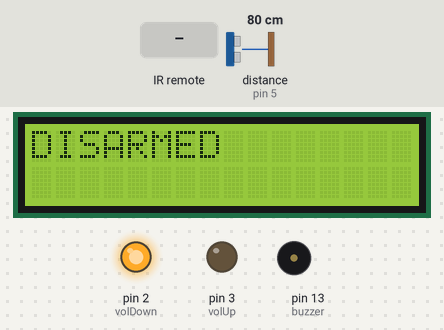
Recording of a sketch running on a simulated Arduino Uno, built with avr-gcc and run on an emulated ATmega328P. Shown: 16×2 character LCD, output pins drawn as LEDs (lit = HIGH), buzzer (waves = sounding, pin HIGH). The inputs (shaded band) are chosen by the test bench; at power-on: distance to the obstacle (sensor on pin 5) 80 cm. The echo pulse lasts 58.3 µs per cm; what the sketch prints to the serial monitor is not drawn.

Above: at 1.2 s.
1.3 s: infrared code 0xBA45FF00 received
At 1.7 s:
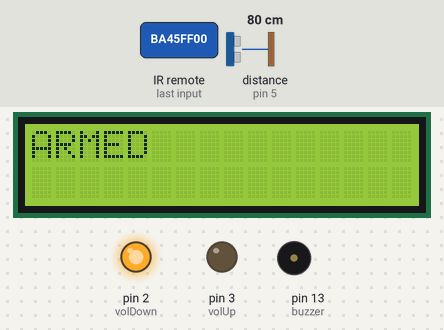
2.8 s: distance to the obstacle (sensor on pin 5) set to 4 cm
4.3 s: distance to the obstacle (sensor on pin 5) set to 2 cm
At 4.44 s:
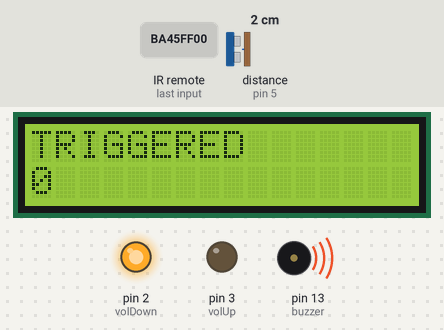
6.4 s: infrared code 0xB946FF00 received
At 6.65 s:
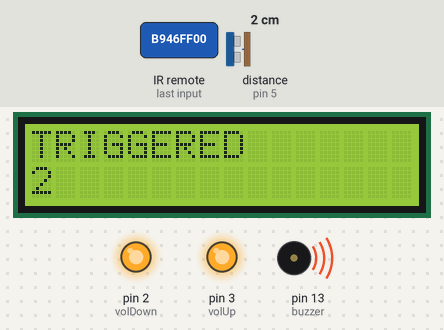
8.4 s: infrared code 0xB847FF00 received
9.9 s: infrared code 0xEA15FF00 received
At 10.77 s:
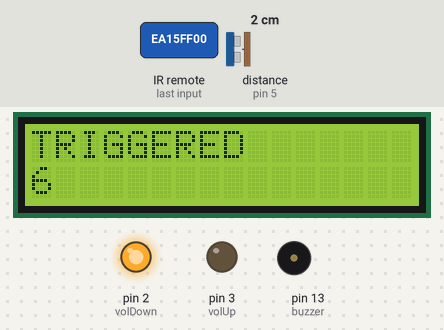
Timing chart, 0 to 12.4 s (numbered marks = the images above; inputs shaded):
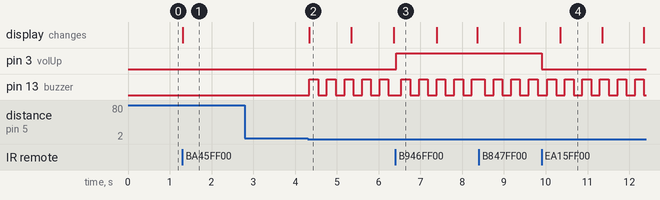

Measured:
- the behaviour switches between 3 and 2 cm on distance to the obstacle (sensor on pin 5) (found by bisection; images 1 and 2)
- after the input at 1.3 s, the display: changes at once (image 1)
- after the input at 2.8 s, every drawn part: stays the same
- after the input at 4.3 s, pin 13 (buzzer): alternates HIGH for 0.21 s and LOW for 0.21 s, starting at once; the display: changes at once (image 2)
- after the input at 6.4 s, pin 3 (volUp): LOW → HIGH at once
- after the input at 9.9 s, pin 3 (volUp): HIGH → LOW at once
- what the display in image 2 shows lasts 1.0 s, from 4.3 s to 5.3 s

The sketch:

security-alarm-system-code.ino
```cpp
//security-alarm-system built by Tyler Marrazzo

#include <LiquidCrystal.h>
#include "IRremote.h"
#include "SR04.h"

#define TRIG_PIN 5
#define ECHO_PIN 4

SR04 sr04 = SR04(ECHO_PIN,TRIG_PIN); //ultrasonic sensor setup
long a; //distance read by ultrasonic sensor
LiquidCrystal lcd(7, 8, 9, 10, 11, 12); //LCD setup

int buzzer = 13; //active buzzer pin
unsigned long lastBuzzerToggle = 0; //last time the buzzer toggled
bool buzzerState = false; //current state of the buzzer
const unsigned long buzzerInterval = 200; //interval for buzzer toggle in milliseconds

int receiver = 6; //IR pin
IRrecv irrecv(receiver); //create instance of 'irrecv'

int volUp = 3; //pin to increase volume
bool volUpState; //to configure BJT's
int volDown = 2; //pin to decrease volume
bool volDownState; //to configure BJT's

unsigned long timeSinceTrig; //for calculation of elapsed time since alarm was triggered
unsigned long elapsedTime; //same as above

String correctPassword = "0123"; //example password to be set by user
String currentPassword = ""; //placeholder for inputted password

String state; //keep track of where the alarm is right now

void translateIR() { //takes action based on IR code received
  switch (irrecv.decodedIRData.decodedRawData) //map the IR code to the remote key
  {
    case 0xBA45FF00: //arm the alarm
    Serial.println("POWER");
    if(state != "triggered") { //if alarm is triggered, we must silence it before we do anything else
      state = "armed";
      lcd.clear();
      lcd.print("ARMED"); //display state
    }
    break;

    case 0xB847FF00: //disarm the alarm
    Serial.println("FUNC/STOP");
    if(state != "triggered") { //same logic as armed
      state = "disarmed";
      lcd.clear();
      lcd.print("DISARMED");
    }
    break;

    case 0xBF40FF00: //silence the alarm
    Serial.println("PAUSE");
    if(state == "silenced") { //if already silenced, unsilence
      state = "triggered"; //timer is preserved as if it was triggered the entire time we were in silence state
      lcd.clear();
      lcd.print("TRIGGERED");

    } else if(currentPassword == correctPassword) { //attempted password is correct
      state = "silenced";
      lcd.clear();
      lcd.print("SILENCED");
      currentPassword = ""; //clear attempted password
    }
    else {
      currentPassword = ""; //if incorrect, still clear the password
    }
    break;

    case 0xB946FF00: //turn the volume up by one
    Serial.println("VOL+");
    if(volDownState == true) { //if volDown is already active, then turning volUp should go back to default volume
      digitalWrite(volDown, HIGH); //go from min to mid
      volDownState = false;
      Serial.println("mid");
    } else {
      digitalWrite(volUp, HIGH); //go from mid to max
      volUpState = true;
      Serial.println("max");
    }
    break;

    case 0xEA15FF00: //turn the volume down by one
    Serial.println("VOL-");
    if(volUpState == true) { //same logic as VOL+
      digitalWrite(volUp, LOW); //go from max to mid
      volUpState = false;
      Serial.println("mid");
    } else {
          digitalWrite(volDown, LOW); //go from mid to min
          volDownState = true;
          Serial.println("min");
    }
    break;

    case 0xE916FF00:
    Serial.println("0");
    currentPassword += "0"; //add key to attempted password
    break;

    case 0xF30CFF00:
    Serial.println("1");
    currentPassword += "1"; //same logic as above so below
    break;

    case 0xE718FF00:
    Serial.println("2");
    currentPassword += "2";
    break;

    case 0xA15EFF00:
    Serial.println("3");
    currentPassword += "3";

    break;

    case 0xF708FF00:
    Serial.println("4");
    currentPassword += "4";
    break;

    case 0xE31CFF00:
    Serial.println("5");
    currentPassword += "5";
    break;

    case 0xA55AFF00:
    Serial.println("6");
    currentPassword += "6";
    break;

    case 0xBD42FF00:
    Serial.println("7");
    currentPassword += "7";
    break;

    case 0xAD52FF00:
    Serial.println("8");
    currentPassword += "8";
    break;

    case 0xB54AFF00:
    Serial.println("9");
    currentPassword += "9";
    break;

    default:
      Serial.println(" other button   ");
  } //end case
  delay(100); //do not get immediate repeat
} //END translateIR

void setup() {
  pinMode(buzzer, OUTPUT); //initialize the buzzer pin as an output
  digitalWrite(buzzer, LOW);

  pinMode(volUp, OUTPUT); //volUp is an output
  digitalWrite(volUp, LOW); //activating this BJT would connect buzzer to ground, so max volume
  volUpState = false;
  pinMode(volDown, OUTPUT); //volDown is an output
  digitalWrite(volDown, HIGH); //this BJT should be on by default and switched off when we want to increase volume, so this must start HIGH
  volDownState = false;

  timeSinceTrig = 0;
  elapsedTime = 0;

  lcd.begin(16, 2); //sixteen columns, two rows
  lcd.print("DISARMED"); //default to disarmed

  Serial.begin(9600);

  irrecv.enableIRIn(); //start the receiver

  state = "disarmed"; //alarm starts disarmed
}
void loop() {
  a=sr04.Distance(); //measure distance from ultrasonic sensor
  if(a < 3 && state == "armed") { //alarm triggered!
    lcd.clear();
    lcd.print("TRIGGERED "); //add a space for time elapsed since
    state = "triggered";
    timeSinceTrig = millis(); //get current time
  }
  if(state == "triggered") {
    elapsedTime = (millis() - timeSinceTrig) / 1000; //calculate time since triggered in seconds
    lcd.setCursor(0,1);
    lcd.print(elapsedTime);
    unsigned long currentMillis = millis();
    if (currentMillis - lastBuzzerToggle >= buzzerInterval) { //non-blocking buzzer and LED flashing
      lastBuzzerToggle = currentMillis;
      buzzerState = !buzzerState; //alternate buzzer state
      digitalWrite(buzzer, buzzerState ? HIGH : LOW);
    }
    lcd.setCursor(0, 0); //allow for new states to be printed in case alarm is silenced
  } else {
    digitalWrite(buzzer, LOW); //ensure buzzer is off in non-triggered states
  }
  if(irrecv.decode()) { //have we received an IR signal?
    translateIR(); //send to translate whatever signal we got
    irrecv.resume(); //receive the next value
  }
}
```
